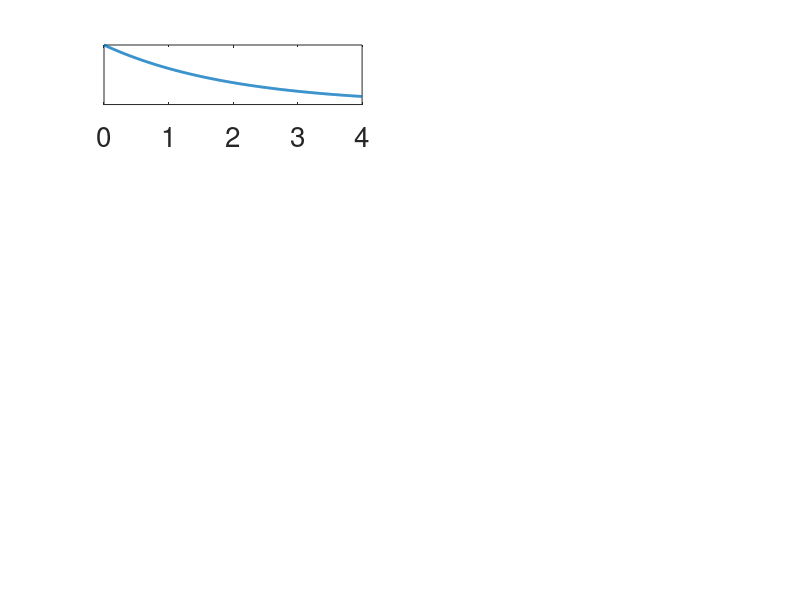

This figure's MATLAB source: (Note: this script raises an error after producing the figure.)
clear all;
clc;
addpath(genpath(pwd));

mean_tau = 2;
x = 0:0.01:2*mean_tau;

i=0;
NE = [1,5,10,25,100];


hf = figure;

for shape = NE
rate = shape/mean_tau;
pdf = ((rate^shape) * (x.^(shape -1)) .* exp(-rate*x)/gamma(shape));
i=i+1;
ha(i) = subplot(length(NE),2,2*i-1)
plot(x,pdf,'LineStyle','-','LineWidth',2);hold on;yticks([]);
set(gca,'FontSize',20)

line([mean_tau, mean_tau], [0, max(pdf)], 'Color', [0.1,0.1,0.1],'LineStyle','--',LineWidth=2);

if i == 3
    xlabel('\tau (hrs)');
elseif i == 2   
    ylabel('PDF of \tau');
end


CV = 1/sqrt(shape);
str = strcat('cv = ',num2str(CV),' N_E =', num2str(shape));
yticks([0 0.3 0.6 0.9 1.2 1.5 1.8 2.1]);
%annotation('textbox',dim,'String',str,'FitBoxToText','on');

%ha(i).Position = ha(i).Position + [0 0 0 0.5]; 

end




pos = get(ha, 'position');
dim = cellfun(@(x) x.*[1 1 0.5 0.5], pos, 'uni',0);

% 2 points after decimal


for i = 1: length(NE)

CV = 1/sqrt(NE(i));
annotation(hf, 'textbox', dim{i}, 'String',  strcat('CV = ','  ',num2str(CV,2), '; ',' N_E =   ',num2str(NE(i)) )  ,'Position', ha(i).Position + [0.2 0 0 0],'EdgeColor','none', 'FontSize',20,'verticalalignment', 'top','FitBoxToText','on') ;

end

%% functions inclusion
time_free_phages = 0:0.01:4;

for i = 1:length(NE)

NE_cases = NE(i); %number of exposed class

moi_mean = 0.1;

S0 = 1e8;
V0 = S0*moi_mean;

y(1,1) = S0;
y(1,2:NE_cases+1) = 0;
y(1,NE_cases+2) = 0 ;
y(1,NE_cases+3) = V0;

theta_raunak = [0.2,13e-8,2,200];
dilution_factor = 100;
[time2,y_series2,time_abs,pre_dil] = one_step_simulate_particular_points(time_free_phages,y,theta_raunak,NE_cases, dilution_factor);

subplot(length(NE),2,2*i);
semilogy(time2,y_series2(end,:),'-k', 'LineWidth',2);

if i == 5
    xlabel('Time (hrs)');
elseif i == 3  
    ylabel('Phage density (virions/ml)');
end
yticks([1e2 1e3 1e4 1e5 1e6 1e7 1e8 1e9 1e10]);

set(gca,'FontSize',20)
end


%%

han=axes(hf,'visible','off'); 
%han.Title.Visible='on';
han.XLabel.Visible='on';
han.YLabel.Visible='on';
%ylabel(han,'PDF of \tau ');
%xlabel(han,'\tau (hours)');
set(gca,'FontSize',20)



% saving figure

set(gcf, 'PaperUnits', 'centimeters');
set(gcf, 'PaperPosition', [0 0 33 28]); %x_width=10cm y_width=15cm
saveas(gcf,'cv-ne.png')